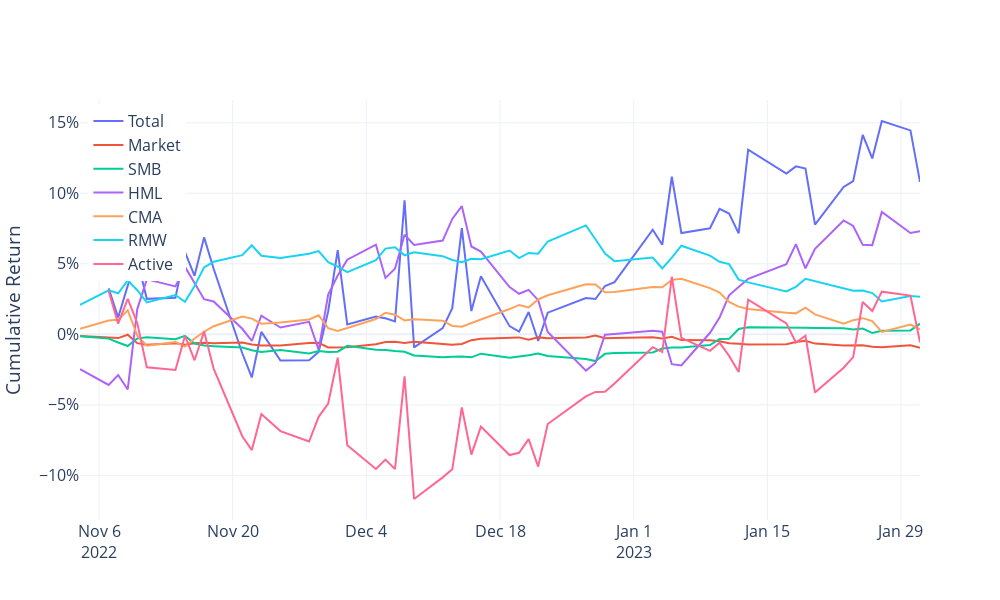

Notebook source saved alongside this figure:
### Code cell
betas = result.params[1:]
mkt = betas[0]*ff.Mkt_RF 
smb = betas[1]*ff.SMB
hml = betas[2]*ff.HML
cma = betas[3]*ff.CMA
rmw = betas[4]*ff.RMW
active = ff.xret - mkt - smb - hml - cma - rmw

trace1 = go.Scatter(
    x = ff.index.to_list(),
    y = (1+ff.xret).cumprod()-1,
    name = "Total",
    hovertemplate="%{x}<br>total=%{y:.1%}<extra></extra>"
)
trace2 = go.Scatter(
    x = ff.index.to_list(),
    y = (1+mkt).cumprod()-1,
    name = "Market",
    hovertemplate="%{x}<br>market=%{y:.1%}<extra></extra>"
)
trace3 = go.Scatter(
    x = ff.index.to_list(),
    y = (1+smb).cumprod()-1,
    name = "SMB",
    hovertemplate="%{x}<br>smb=%{y:.1%}<extra></extra>"
)
trace4 = go.Scatter(
    x = ff.index.to_list(),
    y = (1+hml).cumprod()-1,
    name = "HML",
    hovertemplate="%{x}<br>hml=%{y:.1%}<extra></extra>"
)
trace5 = go.Scatter(
    x = ff.index.to_list(),
    y = (1+cma).cumprod()-1,
    name = "CMA",
    hovertemplate="%{x}<br>cma=%{y:.1%}<extra></extra>"
)
trace6 = go.Scatter(
    x = ff.index.to_list(),
    y = (1+rmw).cumprod()-1,
    name = "RMW",
    hovertemplate="%{x}<br>rmw=%{y:.1%}<extra></extra>"
)
trace7 = go.Scatter(
    x = ff.index.to_list(),
    y = (1+active).cumprod()-1,
    name = "Active",
    hovertemplate="%{x}<br>active=%{y:.1%}<extra></extra>"
)
fig = go.Figure()
for trace in [trace1, trace2, trace3, trace4, trace5, trace6, trace7]:
    fig.add_trace(trace)

fig.update_layout(
    yaxis_title="Cumulative Return",
    xaxis_title_font = {"size":18},
    template="plotly_white",
    yaxis_tickformat=".0%",
    height=600,  
    width=1000,
    legend=dict(
      x = 0.01,
      y = 0.99
    ),
    font_size=16
)
fig.write_image(f"{output_dir}/attribution.jpeg")
fig.write_html(f"{output_dir}/attribution.html")
fig.show()
